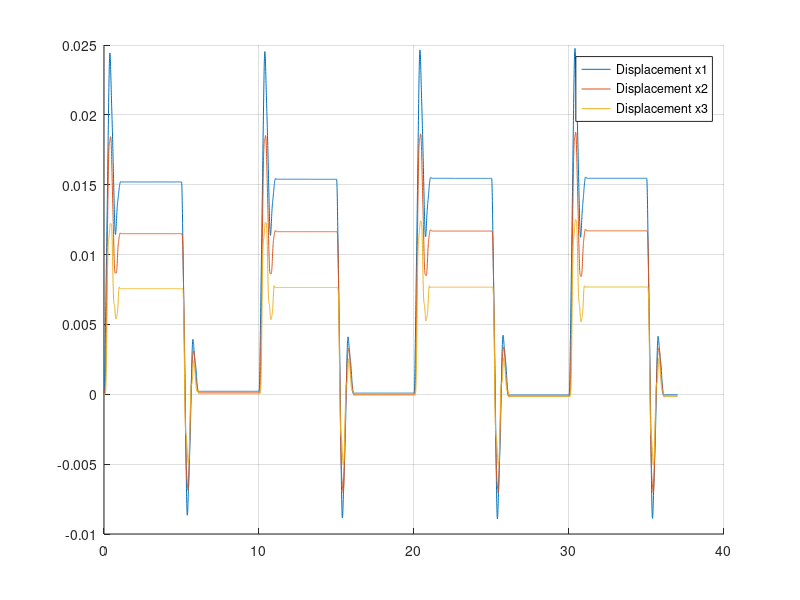

The MATLAB script that drew this image: (Note: this script raises an error after producing the figure.)
close all;
clear;
clc;

% Load folder data
addpath('data_3DOFsystem', 'Full', 'ProportionalDamping');
file = dir(fullfile('data_3DOFsystem', '*.mat'));
% load data set: "data_steps"
load data_steps

% number count per encoder revolution is costant
Inputdata.number_count_encoder = 0.0706/16000;

% initialize stiffness
Inputdata.stiffness.k1 = 800;  %[N/m]
Inputdata.stiffness.k2 = 800;  %[N/m]
Inputdata.stiffness.k3 = 400;  %[N/m]

% evaluate displacement and store in struct Displacement
data_steps.Displacement.x1 = x1 * Inputdata.number_count_encoder;
data_steps.Displacement.x2 = x2 * Inputdata.number_count_encoder;
data_steps.Displacement.x3 = x3 * Inputdata.number_count_encoder;

% store original data in the previous struct
data_steps.voltage.v = v;        %[V]
data_steps.time.t = t;           %[s]

% remove generic data
clear x1 x2 x3 t v

% plot figure
figure();
hold on
plot(data_steps.time.t, data_steps.Displacement.x1)
plot(data_steps.time.t, data_steps.Displacement.x2)
plot(data_steps.time.t, data_steps.Displacement.x3)
grid()
legend('Displacement x1', 'Displacement x2','Displacement x3')
hold off

% compute symbolic equation [G(s)]
[ A, K ] = symbolicequation();

% compute a new estimation for the voltage-to-force coefficient
%{
file data steps.mat: use the step response to verify the ratio between the
stiffnesses of the springs. Compute a new estimation for the 
voltage-to-force coefficient.
%}

[ gain_v, Ratio_k3_k2, Ratio_k3_k1 ] = computeSteadyStateRatioStiff(K, data_steps, Inputdata);

geterrorspring(gain_v, Ratio_k3_k2, Ratio_k3_k1, Inputdata, data_steps);

% Optimization estimated parameters
%{ 
 file data impulses.mat: use the impulse response to identify the parameters.
 Choose between response to impulsive force or response to initial conditions:
 in the first case, due to the approximation of the force estimation, you
 can consider the voltage-to-force coefficient as one of the parameters to
 be estimated.

 - repeat the estimation of your parameters by assuming proportional damping.
 How many parameters have to be identified?

 -in order to improve the estimation of the parameters, the springs can be
 detached and the masses can be blocked at their equilibrium position:
 describe a possible strategy for the estimation of the parameters by
 studying the behaviour of three different 1 DOF systems.
%}
% load dataset
load data_impulses.mat

% evaluate displacement and store in struct Displacement
data_impulses.Displacement.x1 = x1 * Inputdata.number_count_encoder;
data_impulses.Displacement.x2 = x2 * Inputdata.number_count_encoder;
data_impulses.Displacement.x3 = x3 * Inputdata.number_count_encoder;

% store original data in the previous struct
data_impulses.voltage.v = v;        %[V]
data_impulses.time.t = t;           %[s]

% compute the force
[ F ] = computeforce( data_impulses );

% remove generic data
clear x1 x2 x3 t v

%{
 I.C. Initial Conditions
gain ---------------------------+
damper c3--------------------+  |
damper c2-----------------+  |  |
damper c1--------------+  |  |  |
mass --------+--+--+   |  |  |  |     
             |  |  |   |  |  |  |
       x0 = [m1 m2 m3 c1 c2 c3  gain];
%}
problem.x0 = [1.1 1.1 1.01 0.01 0.01 0.01 gain_v];

%{ 
define lower bound and upper bound
gain  --------------------+
damper 3----------------+ |
damper 2--------------+ | |
damper 1------------+ | | |
mass ---------+-+-+ | | | |
              | | | | | | |
%}
problem.lb = [1 1 1 0 0 0 0];
problem.ub = [2 2 2 5 5 5 7];

problem.options = optimoptions('fmincon','Display','iter', ...
                               'Algorithm','sqp','PlotFcn',@optimplotx);
problem.solver = 'fmincon';
problem.objective = @(x0)estimateFull(x0, F, Inputdata, data_impulses);
full.x = fmincon(problem);
display(full.x);

% plot comparison and residual
[ full.YS, full.residuals ] = comparisionFull(Inputdata, F, full.x, data_impulses);

% compare the result with "goodnessOfFit" function
% reference data
ref_displacement = [data_impulses.Displacement.x1 ...
                    data_impulses.Displacement.x2 ...
                    data_impulses.Displacement.x3];

% cost function Normalized root mean square error, where, ? indicates the
% 2-norm of a vector. fit is a row vector of length N and i = 1,...,N, where
% N is the number of channels.
cost_func = 'NRMSE';
full.fit = goodnessOfFit(full.YS, ref_displacement, cost_func);
fprintf('Response full method comparision: %.2f%%\t%.2f%%\t%.2f%%\n', full.fit(1) * 100, full.fit(2) * 100, full.fit(3) * 100);
close all

% Proportinal damping
clear problem
%{
 I.C. Initial Conditions
beta ----------------------------+
alpha ---------------------+     |
gain ------------------+   |     |
mass --------+--+--+   |   |     |
             |  |  |   |   |     |
       x0 = [m1 m2 m3 gain alpha beta];
%}
problem.x0 = [1.1 1.1 1.1 gain_v 1 1];

%{
define lower bound and upper bound
beta ----------------------------+
alpha ---------------------+     |
gain ------------------+   |     |
mass --------+--+--+   |   |     |
             |  |  |   |   |     |
           [m1 m2 m3 gain alpha beta];
%}
problem.lb = [1 1 1 0 0 0];
problem.ub = [2 2 2 7 10 10];
problem.options = optimoptions('fmincon','Display','iter', ...
                               'Algorithm','sqp','PlotFcn',@optimplotx);
problem.solver = 'fmincon';
problem.objective = @(x0)estimatePropDamp(x0, F, Inputdata, data_impulses);
prodamping.x = fmincon(problem);
display(prodamping.x);

% plot comparison and residual
[ prodamping.YS, prodamping.residual ] = comparisionPropDamp(Inputdata, F, prodamping.x, data_impulses);

% compare the result with "goodnessOfFit" function
% reference data
ref_displacement = [data_impulses.Displacement.x1 ...
                    data_impulses.Displacement.x2 ...
                    data_impulses.Displacement.x3];

% cost function Normalized root mean square error, where, ? indicates the
% 2-norm of a vector. fit is a row vector of length N and i = 1,...,N, where
% N is the number of channels.
cost_func = 'NRMSE';
fit = goodnessOfFit(prodamping.YS, ref_displacement, cost_func);
fprintf('Response proportional damping comparision: %.2f%%\t%.2f%%\t%.2f%%\n', fit(1) * 100, fit(2) * 100, fit(3) * 100);
close all


